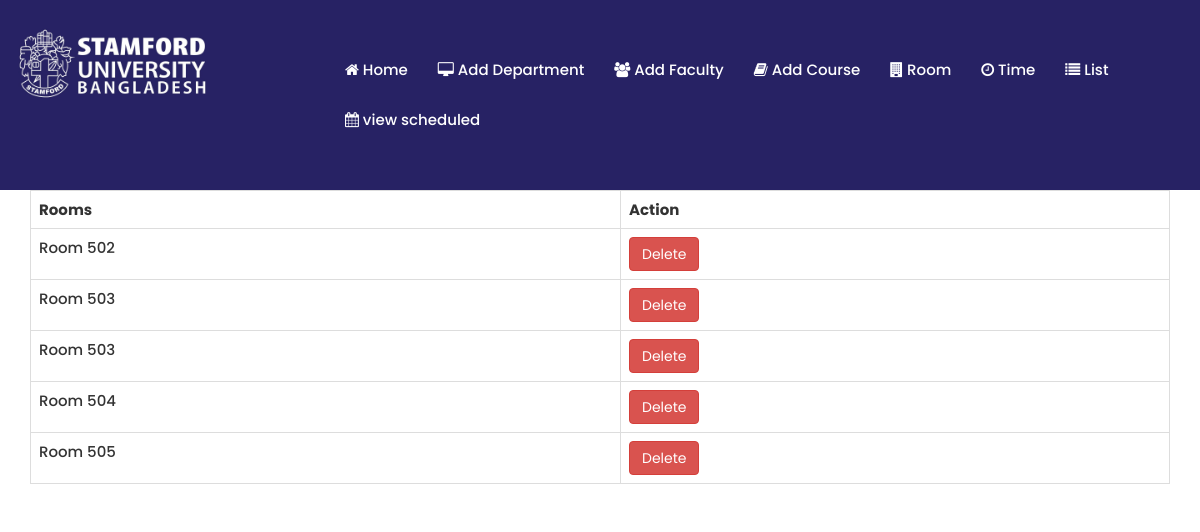
The app's page /roomlist.php with its own data.
### tables this page shows
CREATE TABLE `rooms` (
  `id` int(11) NOT NULL,
  `room` varchar(250) NOT NULL
);

### roomlist.php (the view, shortened to what this page needs)
<?php
   include_once("header.php");
   include_once("navbar.php");
?>
   <section class="room-list-view">
    <?php
     echo "<tr>
            <td>";
			   $host       = "localhost";
               $username   = "root";
               $password   = "";
               $database   = "insertion";
			   $conn = mysqli_connect($host,$username,$password,$database) or die(mysqli_error());
                    $query = ("SELECT * FROM rooms");
                    $result = mysqli_query($conn,$query) or die(mysqli_error());
                    echo "<div class='container'><table width='' class='table table-bordered' border='1' >
                            <tr>
                            <th>Rooms</th>
								            <th>Action</th>
                            </tr>";
                        while($row = mysqli_fetch_array($result))
                        {
                        echo "<tr>";
                        echo "<td>" . $row['room'] . "</td>";
                        echo "<td><form class='form-horizontal' method='post' action='roomlist.php'>
                        <input name='id' type='hidden' value='".$row['id']."';>
                        <input type='submit' class='btn btn-danger' name='delete' value='Delete'>
                        </form></td>";
                        echo "</tr>";
                        }
                    echo "</table>";
            echo "</td>
        </tr>";
    ?>
</section>

### css/style.css (style rules this page uses)
body { font-size: 15px; font-weight: 500; height: 100%; font-family: 'Poppins', sans-serif; }
html, body { height: 100%; }

### records on screen
rooms: room "Room 502"
rooms: room "Room 503"
rooms: room "Room 503"
rooms: room "Room 504"
rooms: room "Room 505"
